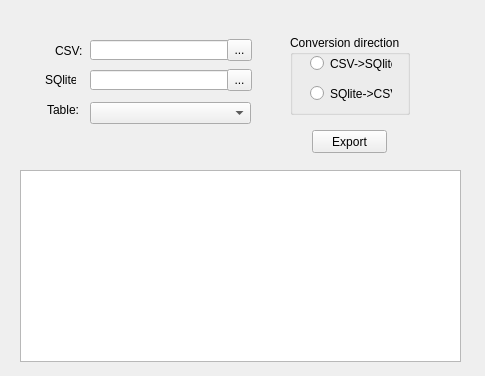
<?xml version="1.0" encoding="UTF-8"?>
<ui version="4.0">
 <class>MainWindow</class>
 <widget class="QMainWindow" name="MainWindow">
  <property name="geometry">
   <rect>
    <x>0</x>
    <y>0</y>
    <width>485</width>
    <height>376</height>
   </rect>
  </property>
  <property name="windowTitle">
   <string>CSV&lt;-&gt;SQlite</string>
  </property>
  <widget class="QWidget" name="centralWidget">
   <widget class="QPushButton" name="Export">
    <property name="geometry">
     <rect>
      <x>312</x>
      <y>130</y>
      <width>75</width>
      <height>23</height>
     </rect>
    </property>
    <property name="text">
     <string>Export</string>
    </property>
   </widget>
   <widget class="QLabel" name="label">
    <property name="geometry">
     <rect>
      <x>55</x>
      <y>35</y>
      <width>31</width>
      <height>31</height>
     </rect>
    </property>
    <property name="text">
     <string>CSV:</string>
    </property>
   </widget>
   <widget class="QLineEdit" name="lineEdit">
    <property name="geometry">
     <rect>
      <x>90</x>
      <y>40</y>
      <width>161</width>
      <height>20</height>
     </rect>
    </property>
   </widget>
   <widget class="QLabel" name="label_2">
    <property name="geometry">
     <rect>
      <x>45</x>
      <y>70</y>
      <width>31</width>
      <height>20</height>
     </rect>
    </property>
    <property name="text">
     <string>SQlite:</string>
    </property>
   </widget>
   <widget class="QLabel" name="label_3">
    <property name="geometry">
     <rect>
      <x>47</x>
      <y>100</y>
      <width>31</width>
      <height>20</height>
     </rect>
    </property>
    <property name="text">
     <string>Table:</string>
    </property>
   </widget>
   <widget class="QLineEdit" name="lineEdit_2">
    <property name="geometry">
     <rect>
      <x>90</x>
      <y>70</y>
      <width>161</width>
      <height>20</height>
     </rect>
    </property>
   </widget>
   <widget class="QToolButton" name="toolButton">
    <property name="geometry">
     <rect>
      <x>227</x>
      <y>39</y>
      <width>25</width>
      <height>22</height>
     </rect>
    </property>
    <property name="minimumSize">
     <size>
      <width>25</width>
      <height>22</height>
     </size>
    </property>
    <property name="maximumSize">
     <size>
      <width>25</width>
      <height>22</height>
     </size>
    </property>
    <property name="text">
     <string>...</string>
    </property>
   </widget>
   <widget class="QToolButton" name="toolButton_2">
    <property name="geometry">
     <rect>
      <x>227</x>
      <y>69</y>
      <width>25</width>
      <height>22</height>
     </rect>
    </property>
    <property name="minimumSize">
     <size>
      <width>25</width>
      <height>22</height>
     </size>
    </property>
    <property name="maximumSize">
     <size>
      <width>25</width>
      <height>22</height>
     </size>
    </property>
    <property name="text">
     <string>...</string>
    </property>
   </widget>
   <widget class="QComboBox" name="comboBox">
    <property name="geometry">
     <rect>
      <x>90</x>
      <y>102</y>
      <width>161</width>
      <height>22</height>
     </rect>
    </property>
   </widget>
   <widget class="QTableView" name="tableView">
    <property name="geometry">
     <rect>
      <x>20</x>
      <y>170</y>
      <width>441</width>
      <height>192</height>
     </rect>
    </property>
   </widget>
   <widget class="QGroupBox" name="groupBox">
    <property name="geometry">
     <rect>
      <x>290</x>
      <y>35</y>
      <width>120</width>
      <height>80</height>
     </rect>
    </property>
    <property name="title">
     <string>Сonversion direction</string>
    </property>
    <widget class="QRadioButton" name="CSV_SQlite">
     <property name="geometry">
      <rect>
       <x>20</x>
       <y>20</y>
       <width>82</width>
       <height>17</height>
      </rect>
     </property>
     <property name="text">
      <string>CSV-&gt;SQlite</string>
     </property>
    </widget>
    <widget class="QRadioButton" name="SQlite_CSV">
     <property name="geometry">
      <rect>
       <x>20</x>
       <y>50</y>
       <width>82</width>
       <height>17</height>
      </rect>
     </property>
     <property name="text">
      <string>SQlite-&gt;CSV</string>
     </property>
    </widget>
   </widget>
  </widget>
 </widget>
 <layoutdefault spacing="6" margin="11"/>
 <resources/>
 <connections/>
</ui>
